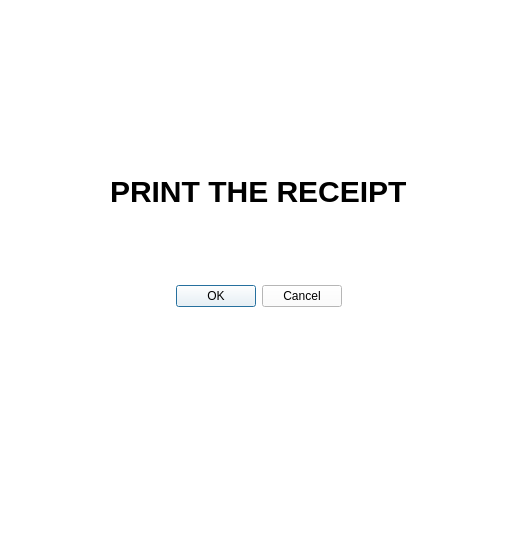
<?xml version="1.0" encoding="UTF-8"?>
<ui version="4.0">
 <class>Dialog</class>
 <widget class="QDialog" name="Dialog">
  <property name="geometry">
   <rect>
    <x>0</x>
    <y>0</y>
    <width>518</width>
    <height>552</height>
   </rect>
  </property>
  <property name="sizePolicy">
   <sizepolicy hsizetype="Expanding" vsizetype="Expanding">
    <horstretch>0</horstretch>
    <verstretch>0</verstretch>
   </sizepolicy>
  </property>
  <property name="minimumSize">
   <size>
    <width>0</width>
    <height>0</height>
   </size>
  </property>
  <property name="windowTitle">
   <string>Dialog</string>
  </property>
  <property name="styleSheet">
   <string notr="true">background-color:white;</string>
  </property>
  <layout class="QVBoxLayout" name="verticalLayout">
   <item>
    <spacer name="verticalSpacer_2">
     <property name="orientation">
      <enum>Qt::Orientation::Vertical</enum>
     </property>
     <property name="sizeHint" stdset="0">
      <size>
       <width>20</width>
       <height>40</height>
      </size>
     </property>
    </spacer>
   </item>
   <item alignment="Qt::AlignmentFlag::AlignHCenter">
    <widget class="QLabel" name="label">
     <property name="styleSheet">
      <string notr="true">color:black;
font-size:30px;
font-weight:bold;</string>
     </property>
     <property name="text">
      <string>PRINT THE RECEIPT</string>
     </property>
    </widget>
   </item>
   <item alignment="Qt::AlignmentFlag::AlignHCenter">
    <widget class="QDialogButtonBox" name="buttonBox">
     <property name="sizePolicy">
      <sizepolicy hsizetype="Expanding" vsizetype="Expanding">
       <horstretch>0</horstretch>
       <verstretch>0</verstretch>
      </sizepolicy>
     </property>
     <property name="cursor">
      <cursorShape>PointingHandCursor</cursorShape>
     </property>
     <property name="styleSheet">
      <string notr="true">color:black;
background-color:white;</string>
     </property>
     <property name="orientation">
      <enum>Qt::Orientation::Horizontal</enum>
     </property>
     <property name="standardButtons">
      <set>QDialogButtonBox::StandardButton::Cancel|QDialogButtonBox::StandardButton::Ok</set>
     </property>
     <property name="centerButtons">
      <bool>true</bool>
     </property>
    </widget>
   </item>
   <item>
    <spacer name="verticalSpacer">
     <property name="orientation">
      <enum>Qt::Orientation::Vertical</enum>
     </property>
     <property name="sizeHint" stdset="0">
      <size>
       <width>20</width>
       <height>40</height>
      </size>
     </property>
    </spacer>
   </item>
  </layout>
 </widget>
 <resources/>
 <connections>
  <connection>
   <sender>buttonBox</sender>
   <signal>accepted()</signal>
   <receiver>Dialog</receiver>
   <slot>accept()</slot>
   <hints>
    <hint type="sourcelabel">
     <x>248</x>
     <y>254</y>
    </hint>
    <hint type="destinationlabel">
     <x>157</x>
     <y>274</y>
    </hint>
   </hints>
  </connection>
  <connection>
   <sender>buttonBox</sender>
   <signal>rejected()</signal>
   <receiver>Dialog</receiver>
   <slot>reject()</slot>
   <hints>
    <hint type="sourcelabel">
     <x>316</x>
     <y>260</y>
    </hint>
    <hint type="destinationlabel">
     <x>286</x>
     <y>274</y>
    </hint>
   </hints>
  </connection>
 </connections>
</ui>
